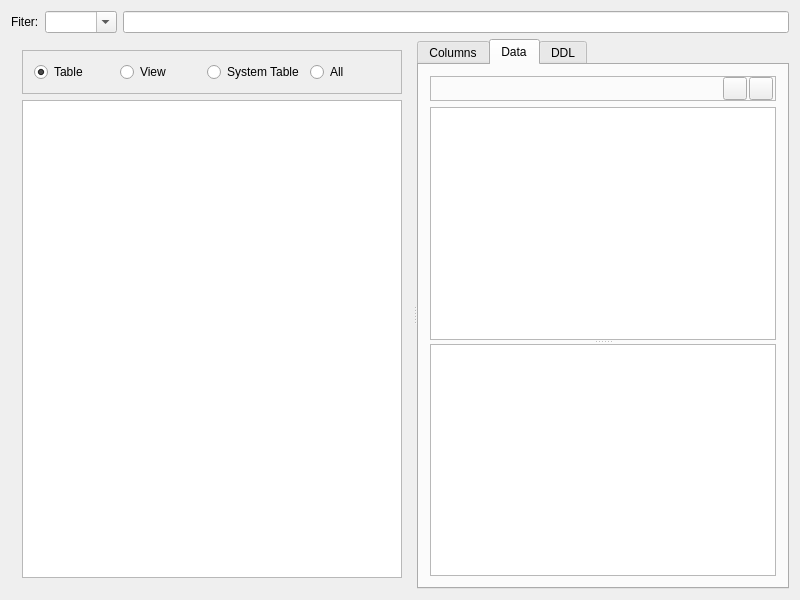
<ui version="4.0" >
 <class>DBTableViewClass</class>
 <widget class="QWidget" name="DBTableViewClass" >
  <property name="geometry" >
   <rect>
    <x>0</x>
    <y>0</y>
    <width>800</width>
    <height>600</height>
   </rect>
  </property>
  <property name="focusPolicy" >
   <enum>Qt::StrongFocus</enum>
  </property>
  <property name="windowTitle" >
   <string>Table View</string>
  </property>
  <property name="windowIcon" >
   <iconset resource="RoseApple.qrc" >
    <normaloff>:/RoseApple/Resources/set.png</normaloff>:/RoseApple/Resources/set.png</iconset>
  </property>
  <layout class="QGridLayout" name="gridLayout_2" >
   <item row="0" column="0" >
    <widget class="QLabel" name="label" >
     <property name="sizePolicy" >
      <sizepolicy vsizetype="Fixed" hsizetype="Preferred" >
       <horstretch>0</horstretch>
       <verstretch>0</verstretch>
      </sizepolicy>
     </property>
     <property name="text" >
      <string>Fiter:</string>
     </property>
     <property name="buddy" >
      <cstring>filterEdit</cstring>
     </property>
    </widget>
   </item>
   <item row="0" column="1" >
    <widget class="QComboBox" name="usrCmbbox" >
     <property name="editable" >
      <bool>true</bool>
     </property>
    </widget>
   </item>
   <item row="0" column="2" >
    <widget class="QLineEdit" name="filterEdit" >
     <property name="sizePolicy" >
      <sizepolicy vsizetype="Fixed" hsizetype="Expanding" >
       <horstretch>0</horstretch>
       <verstretch>0</verstretch>
      </sizepolicy>
     </property>
    </widget>
   </item>
   <item row="1" column="0" colspan="3" >
    <widget class="QSplitter" name="splitter" >
     <property name="orientation" >
      <enum>Qt::Horizontal</enum>
     </property>
     <widget class="QWidget" name="layoutWidget" >
      <layout class="QVBoxLayout" name="verticalLayout" >
       <item>
        <widget class="QFrame" name="frame_2" >
         <property name="frameShape" >
          <enum>QFrame::StyledPanel</enum>
         </property>
         <property name="frameShadow" >
          <enum>QFrame::Raised</enum>
         </property>
         <layout class="QHBoxLayout" name="horizontalLayout_2" >
          <item>
           <widget class="QRadioButton" name="tableRdo" >
            <property name="text" >
             <string>Table</string>
            </property>
            <property name="checked" >
             <bool>true</bool>
            </property>
           </widget>
          </item>
          <item>
           <widget class="QRadioButton" name="viewRdo" >
            <property name="text" >
             <string>View</string>
            </property>
            <property name="checked" >
             <bool>false</bool>
            </property>
           </widget>
          </item>
          <item>
           <widget class="QRadioButton" name="sysTableRdo" >
            <property name="text" >
             <string>System Table</string>
            </property>
            <property name="checked" >
             <bool>false</bool>
            </property>
           </widget>
          </item>
          <item>
           <widget class="QRadioButton" name="allRdo" >
            <property name="text" >
             <string>All</string>
            </property>
            <property name="checked" >
             <bool>false</bool>
            </property>
           </widget>
          </item>
         </layout>
        </widget>
       </item>
       <item>
        <widget class="QListView" name="listView" >
         <property name="contextMenuPolicy" >
          <enum>Qt::CustomContextMenu</enum>
         </property>
        </widget>
       </item>
      </layout>
     </widget>
     <widget class="QTabWidget" name="tabWidget" >
      <property name="focusPolicy" >
       <enum>Qt::StrongFocus</enum>
      </property>
      <property name="currentIndex" >
       <number>1</number>
      </property>
      <widget class="QWidget" name="tab" >
       <attribute name="title" >
        <string>Columns</string>
       </attribute>
       <layout class="QGridLayout" name="gridLayout" >
        <item row="0" column="0" >
         <widget class="QLabel" name="tableNameLbl" />
        </item>
        <item row="1" column="0" >
         <widget class="QTableView" name="columnTable" >
          <property name="sizePolicy" >
           <sizepolicy vsizetype="Expanding" hsizetype="Expanding" >
            <horstretch>0</horstretch>
            <verstretch>0</verstretch>
           </sizepolicy>
          </property>
          <property name="selectionBehavior" >
           <enum>QAbstractItemView::SelectRows</enum>
          </property>
         </widget>
        </item>
       </layout>
      </widget>
      <widget class="QWidget" name="dataTab" >
       <attribute name="title" >
        <string>Data</string>
       </attribute>
       <layout class="QGridLayout" name="gridLayout_3" >
        <item row="0" column="0" >
         <widget class="QFrame" name="frame" >
          <property name="sizePolicy" >
           <sizepolicy vsizetype="Fixed" hsizetype="Preferred" >
            <horstretch>0</horstretch>
            <verstretch>0</verstretch>
           </sizepolicy>
          </property>
          <property name="frameShape" >
           <enum>QFrame::StyledPanel</enum>
          </property>
          <property name="frameShadow" >
           <enum>QFrame::Raised</enum>
          </property>
          <layout class="QHBoxLayout" name="horizontalLayout" >
           <property name="spacing" >
            <number>2</number>
           </property>
           <property name="leftMargin" >
            <number>2</number>
           </property>
           <property name="topMargin" >
            <number>0</number>
           </property>
           <property name="rightMargin" >
            <number>2</number>
           </property>
           <property name="bottomMargin" >
            <number>0</number>
           </property>
           <item>
            <widget class="QLabel" name="dataLabel" />
           </item>
           <item>
            <widget class="QToolButton" name="filterApplyBtn" >
             <property name="icon" >
              <iconset resource="RoseApple.qrc" >
               <normaloff>:/RoseApple/Resources/play.png</normaloff>:/RoseApple/Resources/play.png</iconset>
             </property>
             <property name="checkable" >
              <bool>true</bool>
             </property>
             <property name="checked" >
              <bool>false</bool>
             </property>
            </widget>
           </item>
           <item>
            <widget class="QToolButton" name="filterBtn" >
             <property name="icon" >
              <iconset resource="RoseApple.qrc" >
               <normaloff>:/RoseApple/Resources/filter.png</normaloff>:/RoseApple/Resources/filter.png</iconset>
             </property>
             <property name="checkable" >
              <bool>true</bool>
             </property>
             <property name="checked" >
              <bool>false</bool>
             </property>
            </widget>
           </item>
          </layout>
         </widget>
        </item>
        <item row="1" column="0" >
         <widget class="QSplitter" name="vSplitter" >
          <property name="orientation" >
           <enum>Qt::Vertical</enum>
          </property>
          <property name="handleWidth" >
           <number>4</number>
          </property>
          <widget class="QTextEdit" name="qryFilterEdit" >
           <property name="focusPolicy" >
            <enum>Qt::StrongFocus</enum>
           </property>
          </widget>
          <widget class="GTableView" name="dataTable" >
           <property name="sizePolicy" >
            <sizepolicy vsizetype="Expanding" hsizetype="Expanding" >
             <horstretch>0</horstretch>
             <verstretch>0</verstretch>
            </sizepolicy>
           </property>
           <property name="selectionBehavior" >
            <enum>QAbstractItemView::SelectRows</enum>
           </property>
          </widget>
         </widget>
        </item>
       </layout>
      </widget>
      <widget class="QWidget" name="ddlTab" >
       <attribute name="title" >
        <string>DDL</string>
       </attribute>
       <layout class="QGridLayout" name="gridLayout_4" >
        <item row="0" column="0" >
         <widget class="QTextBrowser" name="ddlBrowser" />
        </item>
       </layout>
      </widget>
     </widget>
    </widget>
   </item>
  </layout>
 </widget>
 <layoutdefault spacing="6" margin="11" />
 <customwidgets>
  <customwidget>
   <class>GTableView</class>
   <extends>QTableView</extends>
   <header>GTableView.h</header>
  </customwidget>
 </customwidgets>
 <tabstops>
  <tabstop>filterEdit</tabstop>
  <tabstop>listView</tabstop>
  <tabstop>columnTable</tabstop>
 </tabstops>
 <resources>
  <include location="RoseApple.qrc" />
 </resources>
 <connections>
  <connection>
   <sender>filterBtn</sender>
   <signal>clicked(bool)</signal>
   <receiver>qryFilterEdit</receiver>
   <slot>setShown(bool)</slot>
   <hints>
    <hint type="sourcelabel" >
     <x>497</x>
     <y>57</y>
    </hint>
    <hint type="destinationlabel" >
     <x>463</x>
     <y>104</y>
    </hint>
   </hints>
  </connection>
  <connection>
   <sender>filterBtn</sender>
   <signal>toggled(bool)</signal>
   <receiver>filterApplyBtn</receiver>
   <slot>setVisible(bool)</slot>
   <hints>
    <hint type="sourcelabel" >
     <x>485</x>
     <y>69</y>
    </hint>
    <hint type="destinationlabel" >
     <x>508</x>
     <y>70</y>
    </hint>
   </hints>
  </connection>
 </connections>
</ui>
